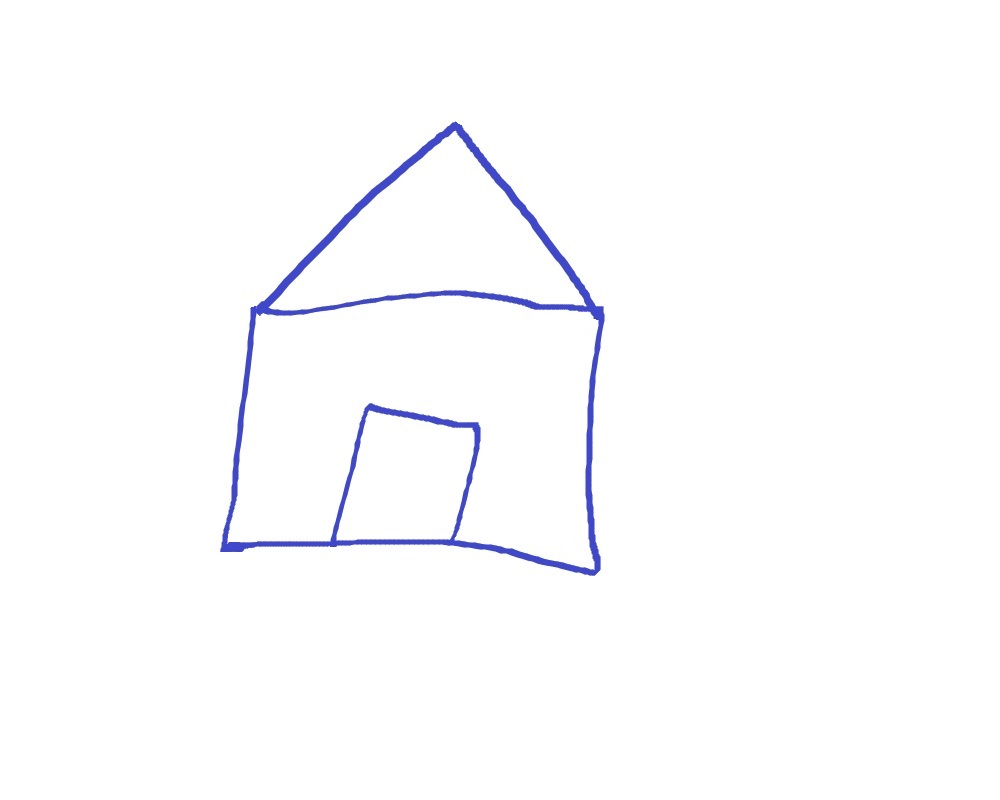
#> input picture opencv_study/data/house.jpeg, 1000 x 800 px
$ jupyter execute --allow-errors 'opencv_2차.ipynb'
#> lines starting #> are read from the running program, lines starting #| are printed output that depends on the picture; after the words box and inside, x2 and y2 are one past the last pixel; in counts of white or black regions, pixels touching at a corner belong together
[cell 1]
import numpy as np
import matplotlib.pyplot as plt
import cv2

from IPython.display import Image
from IPython.core.display import HTML

# 11.Approximating Contours and Convex Hull
- cv2.approxPolyDP(contour, Approximation Accuracy, Closed)

- contour – is the individual contour we wish to approximate
---
- Approximation Accuracy
    – Important parameter is determining the accuracy of the approximation.
    - Small values give precise- approximations,
    - large values give more generic approximation.
    - A good rule of thumb is less than 5% of the contour perimeter
---
- Closed
    – a Boolean value that states
    - whether the approximate contour should be open or closed

[cell 2]
# Load image and keep a copy
image = cv2.imread('./data/house.jpeg')
#> image is the input picture: shape (800, 1000, 3); mean B, G, R 253.8, 252.1, 251.9
image = cv2.cvtColor(image, cv2.COLOR_BGR2RGB)

plt.figure(figsize=(20, 20))
#> (this line was passed over: IPython is not available in this run)

plt.subplot(2, 2, 1)
#> (this line was passed over: IPython is not available in this run)
plt.title("Original")
#> (this line was passed over: IPython is not available in this run)
plt.imshow(image)
#> (this line was passed over: IPython is not available in this run)

orig_image = image.copy()


# Grayscale and binarize
gray = cv2.cvtColor(image, cv2.COLOR_BGR2GRAY)
ret, thresh = cv2.threshold(gray, 127, 255, cv2.THRESH_BINARY_INV)
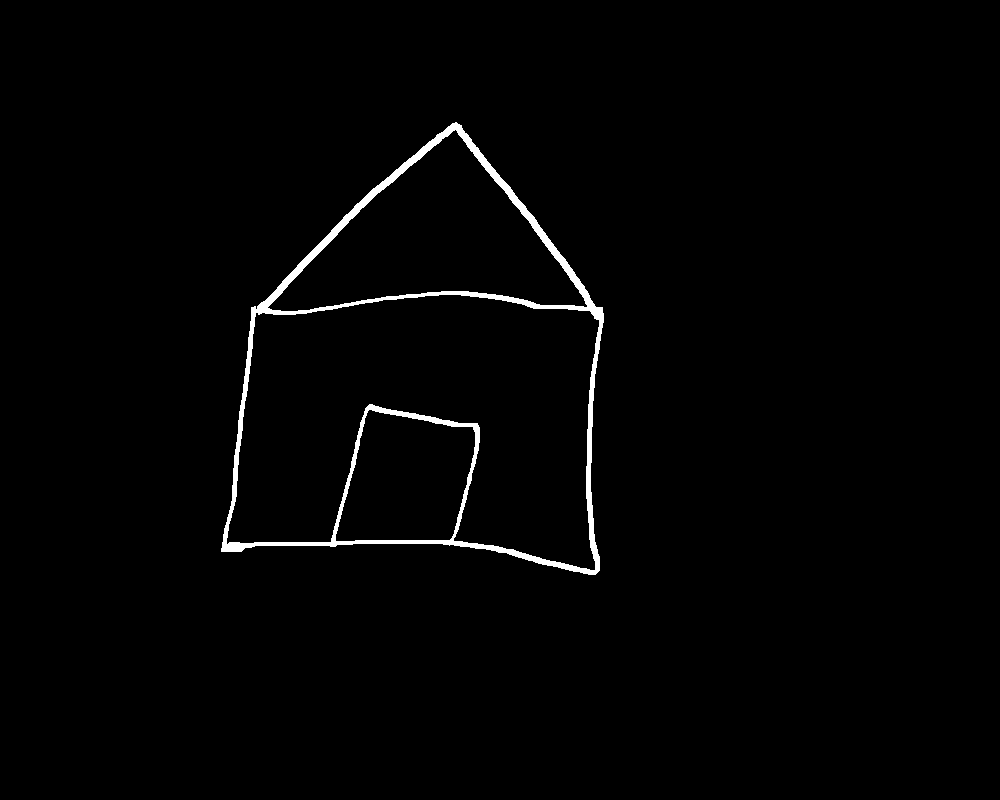
#> thresh: shape (800, 1000); 1.4% white; 1 white region

# Find contours
contours, hierarchy = cv2.findContours(thresh.copy(), cv2.RETR_LIST, cv2.CHAIN_APPROX_NONE)
#> contours = 4 contours; box (x1, y1, x2, y2) and area: (221, 122, 604, 575) 119795, (226, 294, 600, 571) 68812, (267, 129, 588, 312) 27868, (335, 409, 476, 542) 14116

# Iterate through each contour and compute the bounding rectangle
#> (the rest of this cell did not finish here and is left out)


$ run again, with opencv_study/data/blobs.jpeg copied over opencv_study/data/house.jpeg
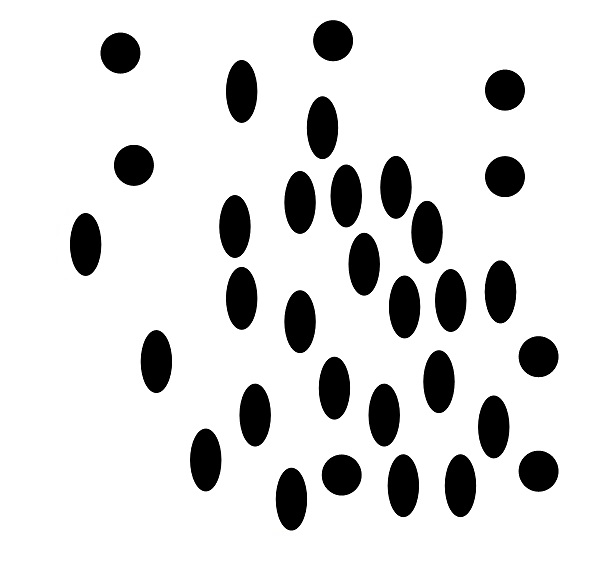
#> input picture opencv_study/data/blobs.jpeg, 603 x 562 px
#> image is the input picture: shape (562, 603, 3); mean B, G, R 219.3, 219.3, 219.3
#> `ret, thresh = cv2.threshold(gray, 127, 255, cv2.THRESH_BINARY_INV)`:
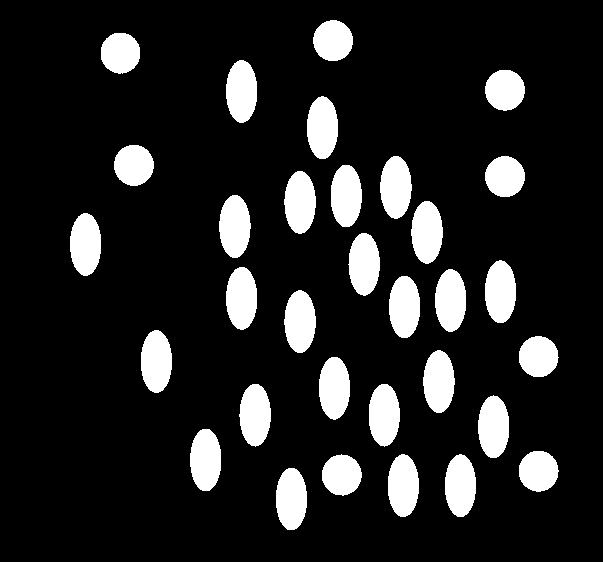
#> thresh: shape (562, 603); 14% white; 32 white regions
#> contours = 32 contours; largest, box (x1, y1, x2, y2) and area: (219, 195, 251, 258) 1485, (485, 260, 516, 323) 1484, (284, 171, 316, 234) 1484, (380, 156, 412, 219) 1483, (411, 201, 443, 264) 1482
